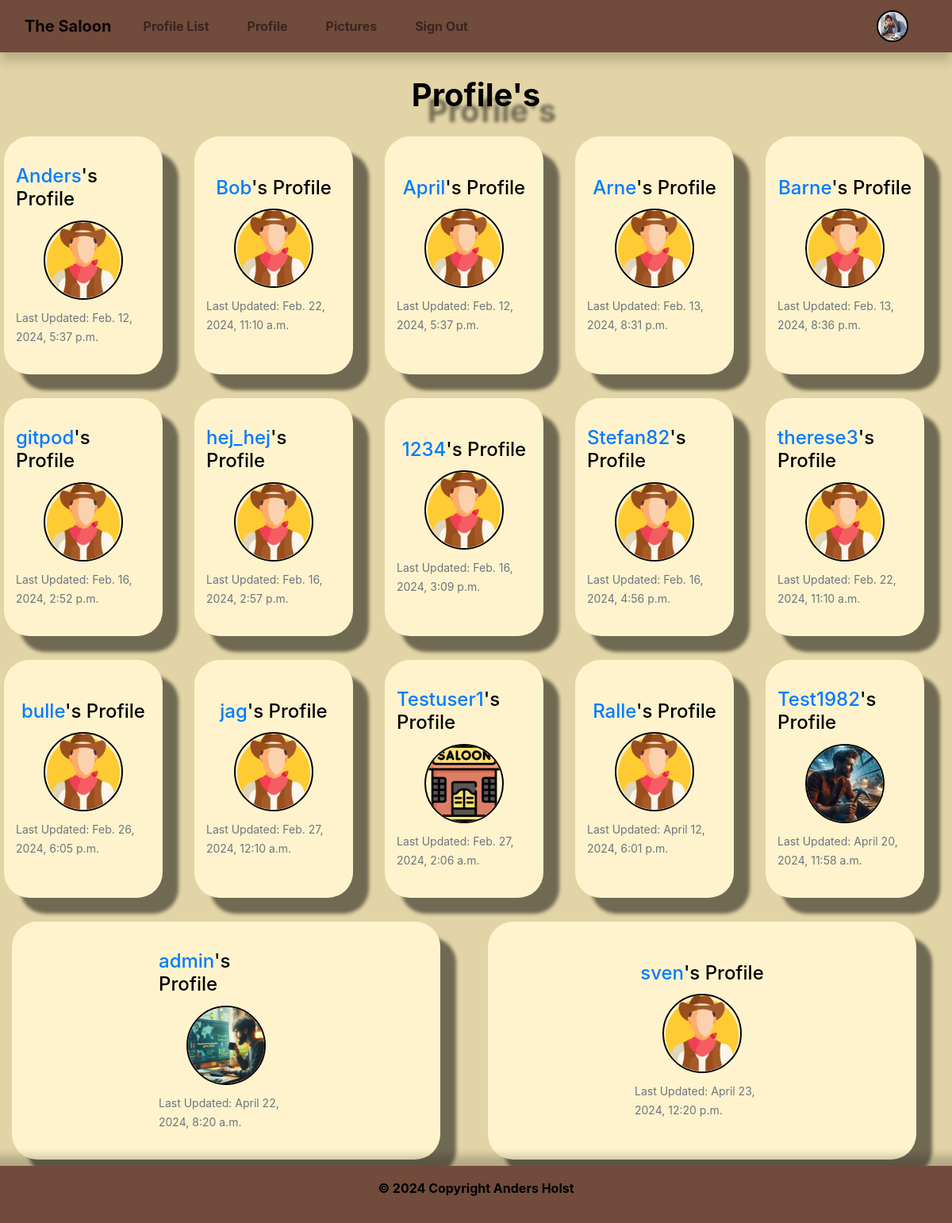
The page /profile_list/ (signed in) on the database as committed earlier.
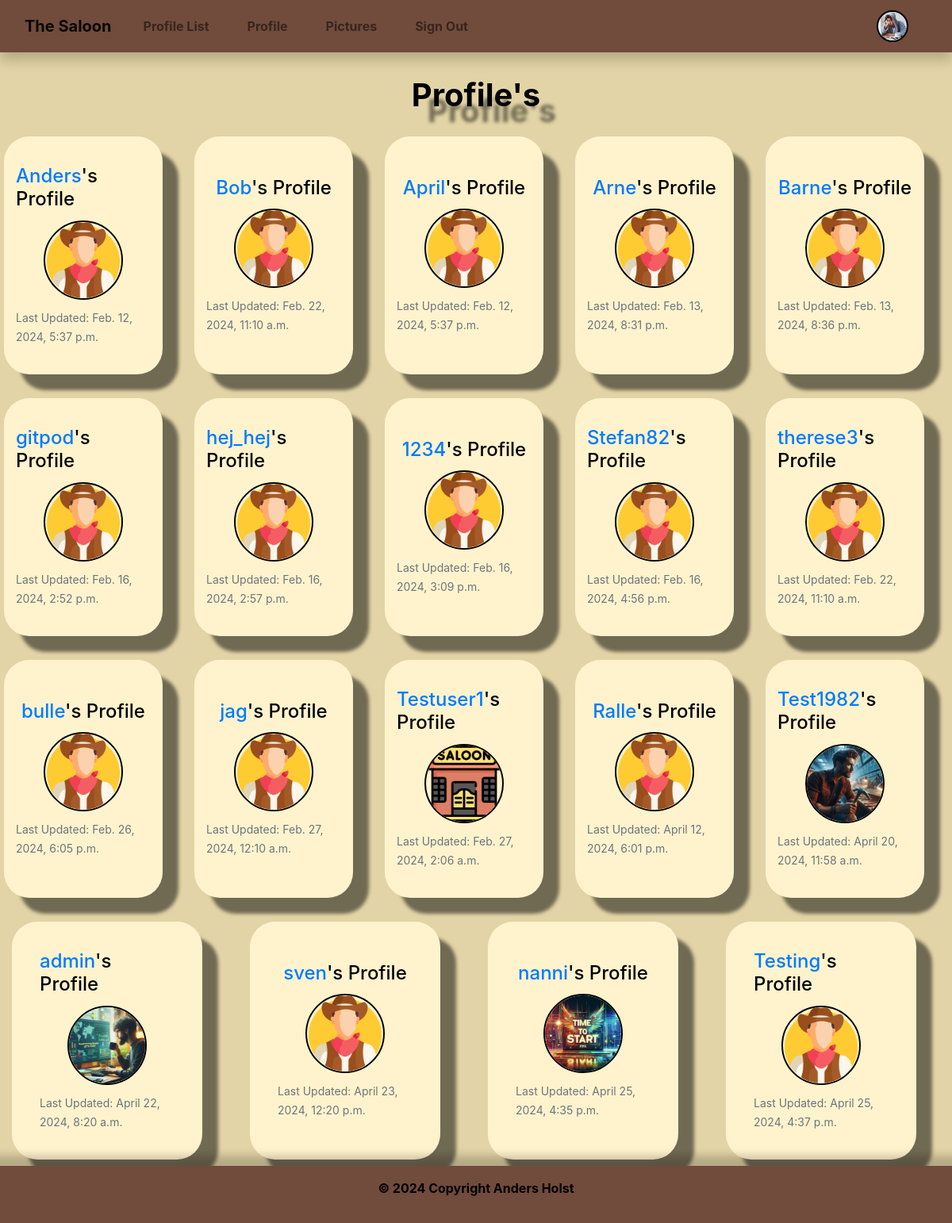
The same page on the database as committed later.
### the_saloon/models.py (models this page shows, shortened)
class Profile(models.Model):
    user = models.OneToOneField(User, on_delete=models.CASCADE)
    follows = models.ManyToManyField(
        "self", related_name="followed_by", symmetrical=False, blank=True)
    date_modified = models.DateTimeField(auto_now=True)
    profile_image = models.ImageField(
        upload_to="media/image", null=True, blank=True)
    profile_bio = models.CharField(null=True, blank=True, max_length=500)
    facebook_link = models.CharField(null=True, blank=True, max_length=100)
    instagram_link = models.CharField(null=True, blank=True, max_length=100)
    linkedin_link = models.CharField(null=True, blank=True, max_length=100)
    youtube_link = models.CharField(null=True, blank=True, max_length=100)
    x_link = models.CharField(null=True, blank=True, max_length=100)

### the_saloon/views.py (the view)
# urls.py: path('profile_list/', views.profile_list, name='profile_list'),
def profile_list(request):
    if request.user.is_authenticated:
        profiles = Profile.objects.exclude(user=request.user)
        return render(request, 'profile_list.html', {"profiles": profiles})
    else:
        messages.success(request, ("You must login to see this page..."))
        return redirect('home')

### the_saloon/templates/profile_list.html
{% extends 'base.html' %}
{% load static %}
{% block content %}
<h1 class="list">Profile's</h1>
{% if profiles %}
<div class="row container-fluid">
{% for profile in profiles %}
<div class="list-container col-12 col-sm-12 col-md-6 col-lg-3 d-flex justify-content-center align-items-center">
 <div class="cont">
    <div class="container list">
      <div class="list-card d-flex flex-column justify-content-center align-items-center">
        <h5 class="card-title"><a href="{% url 'profile' profile.user.id %}">
          {{ profile.user.username }}</a>'s Profile</h5>
          {% if profile.profile_image %}
          <a href="{% url 'profile' profile.user.id %}">
              <img class="list img rounded-circle" src="{{ profile.profile_image.url }}"
              alt="{{ profile.user.username}}">
          </a>
          {% else %}
          <a href="{% url 'profile' profile.user.id %}">
              <img class="list profile rounded-circle" src="{% static 'images/cowboy.png' %}"
              alt="profile_image">
          </a>
          {% endif %}
          <p class="list card-text"><small class="text-muted">
          Last Updated: {{ profile.date_modified }}</small></p>
      </div>
    </div>
 </div>
</div>
{% endfor %}
</div>
{% endif %}
{% endblock %}

Rows that differ between the two databases and show on the page:
added Profile: user.username "nanni", profile_image (picture), date_modified "April 25, 2024, 4:35 p.m."
added Profile: user.username "Testing", date_modified "April 25, 2024, 4:37 p.m."
